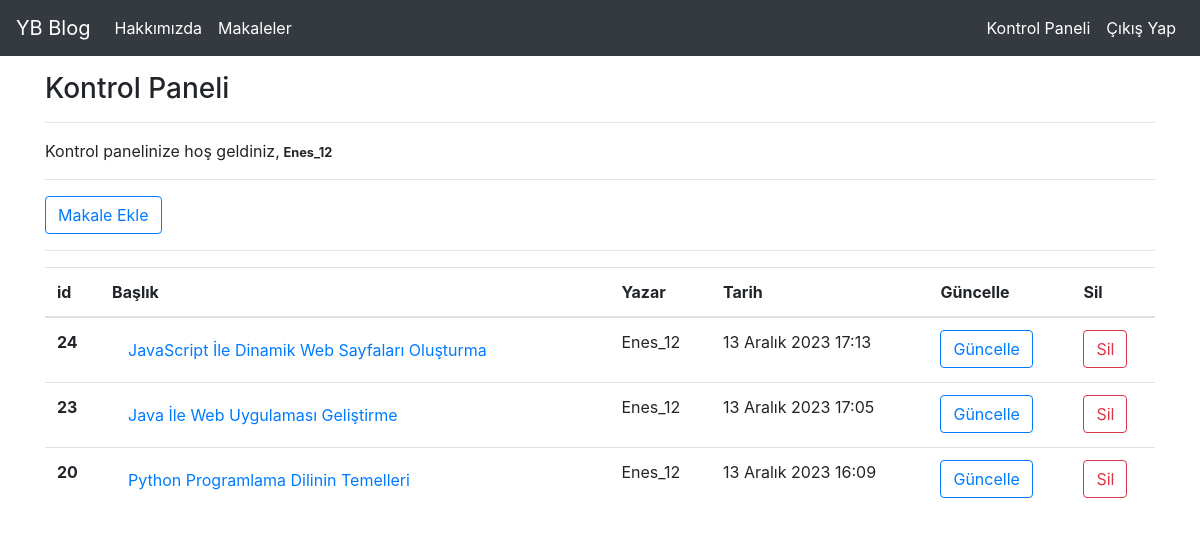
Screenshot of /articles/dashboard (signed in) with the database file from the repository.
### article/models.py (models this page shows, shortened)
class Article(models.Model):
    author = models.ForeignKey("auth.User",on_delete =models.CASCADE,verbose_name="Yazar")
    title = models.CharField(max_length=50,verbose_name="Başlık")
    content = RichTextField(verbose_name="İçerik")
    created_date = models.DateTimeField(auto_now_add=True,verbose_name="Oluşturulma Tarihi")
    article_image = models.FileField(blank=True, null=True,verbose_name="Makale Resmi")
    class Meta:
        ordering =['-created_date']

### article/views.py (the view)
# urls.py: path("dashboard", views.Dashboard, name="dashboard"),
@login_required(login_url="user:login")
def Dashboard (request):
    articles = Article.objects.filter(author = request.user)
    context = {
        "articles":articles
    }
    return render(request, "dashboard.html",context)

### templates/dashboard.html (shortened to what this page needs)
{% extends "layout.html" %}  {% block body %}
<h3>Kontrol Paneli</h3>
<hr />
<p>
  Kontrol panelinize hoş geldiniz,<small>
    <b>{{request.user.username}}</b>
  </small>
</p>
<hr />
<a class="btn btn-outline-primary" href="{% url 'article:addarticle'  %}">Makale Ekle</a>
<hr />
{% if articles %}
<table class="table">
  <thead>
    <tr>
      <th scope="col">id</th>
      <th scope="col">Başlık</th>
      <th scope="col">Yazar</th>
      <th scope="col">Tarih</th>
      <th scope="col">Güncelle</th>
      <th scope="col">Sil</th>
    </tr>
  </thead>
  <tbody>
    {% for article  in  articles %}
    <tr>
      <th scope="row">{{article.id}}</th>
      <td><a class="nav-link" href="{% url 'article:article' article.id  %}">{{article.title}}</a></td>
      <td>{{article.author}}</td>
      <td>{{article.created_date}}</td>
      <td><a href="{% url 'article:update' article.id  %}" class="btn btn-outline-primary">Güncelle</a></td>
      <td><a href="{% url 'article:delete' article.id  %}" class="btn btn-outline-danger">Sil</a></td>
    </tr>
    {% endfor %}
  </tbody>
</table>
{% else %}
<div class="alert alert-warning" role="alert">
  Henüz Hiç Bir Makaleniz Bulunmuyor...!
</div>
{% endif %}
{% endblock body %}

### rows the page displays
Article: id "24", title "JavaScript İle Dinamik Web Sayfaları Oluşturma", author "Enes_12", created_date "13 Aralık 2023 17:13"
Article: id "23", title "Java İle Web Uygulaması Geliştirme", author "Enes_12", created_date "13 Aralık 2023 17:05"
Article: id "20", title "Python Programlama Dilinin Temelleri", author "Enes_12", created_date "13 Aralık 2023 16:09"

### other values shown
{{ request.user.username }} "Enes_12"
